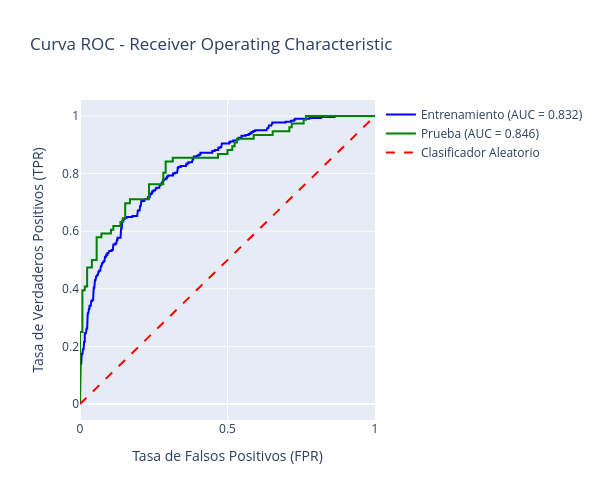

Here is the notebook cell this chart was saved with:
### Markdown cell above
## 📈 Curva ROC y AUC

La curva ROC nos ayuda a visualizar el rendimiento del modelo en todos los umbrales posibles:

### Code cell
# Calcular curva ROC
fpr_train, tpr_train, _ = roc_curve(y_train, y_train_proba)
fpr_test, tpr_test, _ = roc_curve(y_test, y_test_proba)

auc_train = auc(fpr_train, tpr_train)
auc_test = auc(fpr_test, tpr_test)

# Crear gráfico
fig = go.Figure()

# Curva ROC entrenamiento
fig.add_trace(go.Scatter(
    x=fpr_train, y=tpr_train,
    mode='lines',
    name=f'Entrenamiento (AUC = {auc_train:.3f})',
    line=dict(color='blue')
))

# Curva ROC prueba
fig.add_trace(go.Scatter(
    x=fpr_test, y=tpr_test,
    mode='lines',
    name=f'Prueba (AUC = {auc_test:.3f})',
    line=dict(color='green')
))

# Línea diagonal (clasificador aleatorio)
fig.add_trace(go.Scatter(
    x=[0, 1], y=[0, 1],
    mode='lines',
    name='Clasificador Aleatorio',
    line=dict(color='red', dash='dash')
))

fig.update_layout(
    title='Curva ROC - Receiver Operating Characteristic',
    xaxis_title='Tasa de Falsos Positivos (FPR)',
    yaxis_title='Tasa de Verdaderos Positivos (TPR)',
    height=500,
    width=600
)
fig.show()

print("📊 Interpretación del AUC (Area Under Curve):")
print(f"  🎯 AUC Entrenamiento: {auc_train:.3f}")
print(f"  🎯 AUC Prueba: {auc_test:.3f}")
print("\n💡 Guía de interpretación:")
print("  0.9-1.0 = Excelente")
print("  0.8-0.9 = Muy bueno")
print("  0.7-0.8 = Bueno")
print("  0.6-0.7 = Regular")
print("  0.5-0.6 = Pobre")

### Figure 1 — Plotly figure (JSON) as saved in the notebook; plotly's stock layout.template omitted (floating-point values rounded to 4 significant figures; data arrays with more than 128 entries replaced by an {"elided": "..."} marker saying what was removed)
{"data": [{"line": {"color": "blue"}, "mode": "lines", "name": "Entrenamiento (AUC = 0.832)", "type": "scatter", "x": {"elided": "264 float values"}, "y": {"elided": "264 float values"}}, {"line": {"color": "green"}, "mode": "lines", "name": "Prueba (AUC = 0.846)", "type": "scatter", "x": [0.0, 0.0, 0.0, 0.008065, 0.008065, 0.01613, 0.01613, 0.02419, 0.02419, 0.04032, 0.04032, 0.05645, 0.05645, 0.07258, 0.07258, 0.1048, 0.1048, 0.1129, 0.1129, 0.1371, 0.1371, 0.1452, 0.1452, 0.1532, 0.1532, 0.1694, 0.1694, 0.2339, 0.2339, 0.2823, 0.2823, 0.2903, 0.2903, 0.3145, 0.3145, 0.4677, 0.4677, 0.5, 0.5, 0.5161, 0.5161, 0.5242, 0.5242, 0.5323, 0.5323, 0.5887, 0.5887, 0.6532, 0.6532, 0.7097, 0.7097, 0.7177, 0.7177, 0.7581, 0.7581, 0.7661, 0.7661, 1.0], "y": [0.0, 0.01316, 0.25, 0.25, 0.3947, 0.3947, 0.4079, 0.4079, 0.4737, 0.4737, 0.5, 0.5, 0.5789, 0.5789, 0.5921, 0.5921, 0.6053, 0.6053, 0.6184, 0.6184, 0.6316, 0.6316, 0.6447, 0.6447, 0.6974, 0.6974, 0.7105, 0.7105, 0.7632, 0.7632, 0.8026, 0.8026, 0.8421, 0.8421, 0.8553, 0.8553, 0.8684, 0.8684, 0.8816, 0.8816, 0.8947, 0.8947, 0.9079, 0.9079, 0.9211, 0.9211, 0.9342, 0.9342, 0.9474, 0.9474, 0.9605, 0.9605, 0.9737, 0.9737, 0.9868, 0.9868, 1.0, 1.0]}, {"line": {"color": "red", "dash": "dash"}, "mode": "lines", "name": "Clasificador Aleatorio", "type": "scatter", "x": [0, 1], "y": [0, 1]}], "layout": {"height": 500, "title": {"text": "Curva ROC - Receiver Operating Characteristic"}, "width": 600, "xaxis": {"title": {"text": "Tasa de Falsos Positivos (FPR)"}}, "yaxis": {"title": {"text": "Tasa de Verdaderos Positivos (TPR)"}}}}
